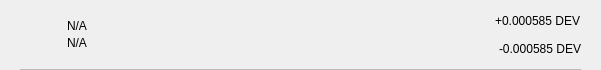
<?xml version="1.0" encoding="UTF-8"?>
<ui version="4.0">
 <class>TxRow</class>
 <widget class="QWidget" name="TxRow">
  <property name="geometry">
   <rect>
    <x>0</x>
    <y>0</y>
    <width>601</width>
    <height>70</height>
   </rect>
  </property>
  <property name="minimumSize">
   <size>
    <width>0</width>
    <height>40</height>
   </size>
  </property>
  <property name="windowTitle">
   <string>Form</string>
  </property>
  <layout class="QVBoxLayout" name="verticalLayout_3">
   <property name="spacing">
    <number>0</number>
   </property>
   <property name="leftMargin">
    <number>0</number>
   </property>
   <property name="topMargin">
    <number>0</number>
   </property>
   <property name="rightMargin">
    <number>0</number>
   </property>
   <property name="bottomMargin">
    <number>0</number>
   </property>
   <item>
    <widget class="QWidget" name="rowContainer" native="true">
     <layout class="QVBoxLayout" name="verticalLayout_2">
      <property name="spacing">
       <number>9</number>
      </property>
      <property name="leftMargin">
       <number>20</number>
      </property>
      <property name="topMargin">
       <number>9</number>
      </property>
      <property name="rightMargin">
       <number>20</number>
      </property>
      <property name="bottomMargin">
       <number>0</number>
      </property>
      <item>
       <widget class="QFrame" name="frame">
        <property name="styleSheet">
         <string notr="true">border:none;</string>
        </property>
        <property name="frameShape">
         <enum>QFrame::StyledPanel</enum>
        </property>
        <property name="frameShadow">
         <enum>QFrame::Raised</enum>
        </property>
        <layout class="QHBoxLayout" name="horizontalLayout" stretch="0,2,0">
         <property name="leftMargin">
          <number>0</number>
         </property>
         <property name="topMargin">
          <number>0</number>
         </property>
         <property name="rightMargin">
          <number>0</number>
         </property>
         <property name="bottomMargin">
          <number>0</number>
         </property>
         <item>
          <widget class="QPushButton" name="icon">
           <property name="focusPolicy">
            <enum>Qt::NoFocus</enum>
           </property>
           <property name="styleSheet">
            <string notr="true">border:none;</string>
           </property>
           <property name="text">
            <string/>
           </property>
           <property name="iconSize">
            <size>
             <width>28</width>
             <height>28</height>
            </size>
           </property>
          </widget>
         </item>
         <item>
          <layout class="QVBoxLayout" name="verticalLayout">
           <property name="spacing">
            <number>3</number>
           </property>
           <property name="leftMargin">
            <number>9</number>
           </property>
           <item>
            <widget class="QLabel" name="lblAddress">
             <property name="styleSheet">
              <string notr="true"/>
             </property>
             <property name="text">
              <string notr="true">N/A</string>
             </property>
             <property name="alignment">
              <set>Qt::AlignBottom|Qt::AlignLeading|Qt::AlignLeft</set>
             </property>
            </widget>
           </item>
           <item>
            <widget class="QLabel" name="lblDate">
             <property name="styleSheet">
              <string notr="true"/>
             </property>
             <property name="text">
              <string notr="true">N/A</string>
             </property>
             <property name="alignment">
              <set>Qt::AlignLeading|Qt::AlignLeft|Qt::AlignTop</set>
             </property>
            </widget>
           </item>
          </layout>
         </item>
         <item>
          <widget class="QWidget" name="containerAmounts" native="true">
           <property name="minimumSize">
            <size>
             <width>80</width>
             <height>0</height>
            </size>
           </property>
           <layout class="QVBoxLayout" name="verticalLayout_4">
            <property name="leftMargin">
             <number>0</number>
            </property>
            <property name="topMargin">
             <number>0</number>
            </property>
            <property name="rightMargin">
             <number>0</number>
            </property>
            <property name="bottomMargin">
             <number>0</number>
            </property>
            <item alignment="Qt::AlignRight">
             <widget class="QLabel" name="lblAmountTop">
              <property name="styleSheet">
               <string notr="true"/>
              </property>
              <property name="text">
               <string>+0.000585 DEV</string>
              </property>
             </widget>
            </item>
            <item alignment="Qt::AlignRight">
             <widget class="QLabel" name="lblAmountBottom">
              <property name="styleSheet">
               <string notr="true"/>
              </property>
              <property name="text">
               <string>-0.000585 DEV</string>
              </property>
             </widget>
            </item>
           </layout>
          </widget>
         </item>
        </layout>
       </widget>
      </item>
      <item>
       <widget class="QLabel" name="lblDivisory">
        <property name="minimumSize">
         <size>
          <width>0</width>
          <height>1</height>
         </size>
        </property>
        <property name="maximumSize">
         <size>
          <width>16777215</width>
          <height>1</height>
         </size>
        </property>
        <property name="styleSheet">
         <string notr="true">background-color:#bababa;</string>
        </property>
        <property name="text">
         <string/>
        </property>
        <property name="alignment">
         <set>Qt::AlignBottom|Qt::AlignLeading|Qt::AlignLeft</set>
        </property>
       </widget>
      </item>
     </layout>
    </widget>
   </item>
  </layout>
 </widget>
 <resources/>
 <connections/>
</ui>
